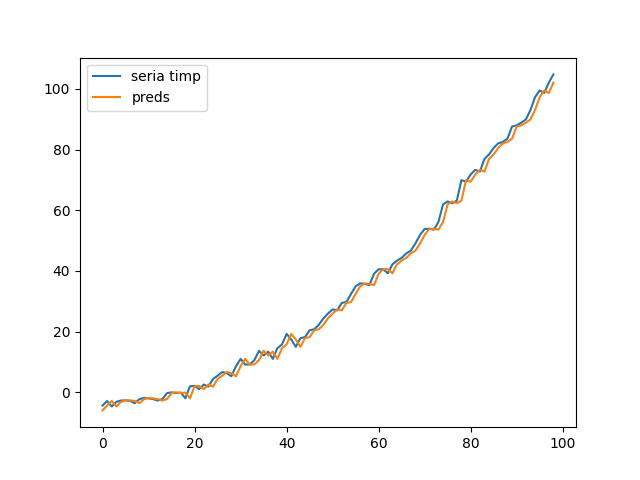

Recreate this plot in Python.
import numpy as np
import matplotlib.pyplot as plt

X = np.linspace(0,10,100)
trend = X*X+X-5

sezon = np.sin(2*np.pi*2*X)+np.sin(2*np.pi*40*X)

rezidual = np.random.randn(100)

serie = trend+sezon+rezidual



def s(a,vec):
    rez = [vec[0]]
   
    for i in range(1,len(vec)):
        rez.append(a*vec[i]+(1-a)*rez[i-1])
       
    
    return np.array(rez)

def get_error(a,vec):
    
    preds = s(a,vec[:-1])
    
    return np.sum((preds-vec[1:])**2)

optim_min = float('inf')
index_optim = -1
for i in np.linspace(0,1,500):
    if ( Error:=get_error(i,serie) ) < optim_min:
        optim_min = Error
        index_optim = i
        print(optim_min,index_optim)


print(index_optim)
plt.plot(serie[1:],label = 'seria timp')
plt.plot(s(index_optim,serie[:-1]),label='preds')
plt.legend()
plt.savefig('ex2.png')
plt.show()

